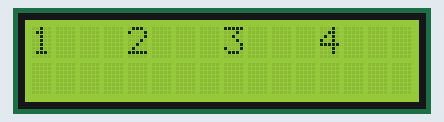
A sketch run on a simulated Arduino Uno, built with avr-gcc and run on an emulated ATmega328P. On the bench: 16×2 character LCD.

Above: at 0.17 s.
At 5.09 s:
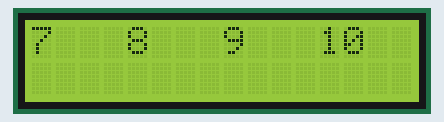
At 10.03 s:
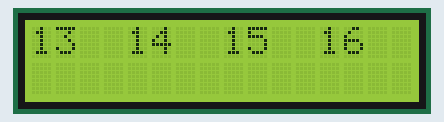
At 19.92 s:
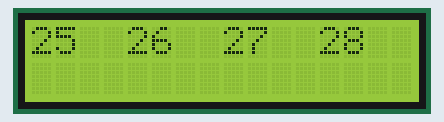
At 29.81 s:
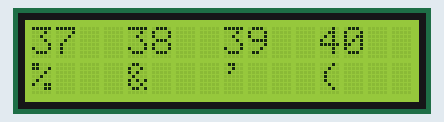
At 39.69 s:
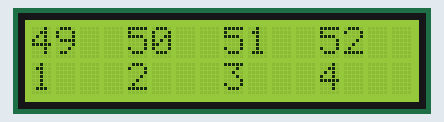

The sketch:

Running_ASCII_Codes.ino
```cpp
//http://wiki.amperka.ru/Схемы-подключения:подключение-текстового-экрана
//http://files.amperka.ru/datasheets/MT-16S2H.pdf

#include <LiquidCrystal.h>

LiquidCrystal lcd(4, 5, 10, 11, 12, 13);  // RS-пин, Enable-пин, 4 пина данных
char *p = new char[2];                    // Для преобразования байта в символ

void setup()
{
    lcd.begin(16, 2); // Иниц
    p[1] = 0;         // Нуль-терминатор после первого символа
}

unsigned char i=0,k=0,m=0;
void loop()
{
    i++;              // Индекс крайне левого отрисованного символа
    for(m=0; m<4; m++)  // Малый сдвиг
    {
        lcd.clear();    // Очистить экран
        for(k=0; k<19; k+=4)  // Большой сдвиг
        {
            lcd.setCursor(k-m, 0);
            lcd.print(i + k/4);   // Вывести код символа
            lcd.setCursor(k-m, 1);
            *p = i+k/4;           // Залить код символа в байт в массиве
            lcd.print(p);         // Вывести массив (из 1 символа и терминатора)
        }
        delay(200);
    }
}
```
